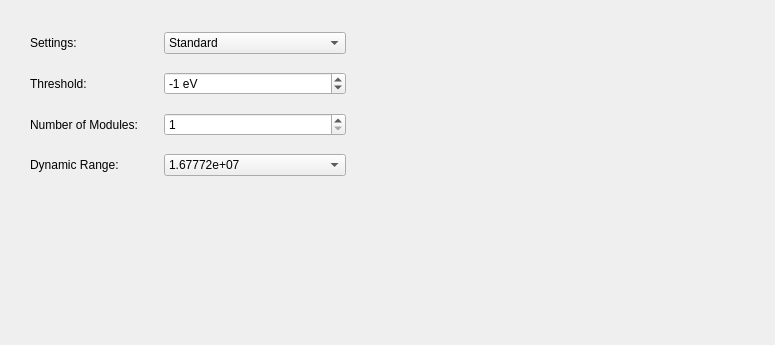
<?xml version="1.0" encoding="UTF-8"?>
<ui version="4.0">
 <class>TabSettingsObject</class>
 <widget class="QWidget" name="TabSettingsObject">
  <property name="geometry">
   <rect>
    <x>0</x>
    <y>0</y>
    <width>775</width>
    <height>345</height>
   </rect>
  </property>
  <property name="sizePolicy">
   <sizepolicy hsizetype="Preferred" vsizetype="Fixed">
    <horstretch>0</horstretch>
    <verstretch>0</verstretch>
   </sizepolicy>
  </property>
  <property name="minimumSize">
   <size>
    <width>0</width>
    <height>0</height>
   </size>
  </property>
  <property name="maximumSize">
   <size>
    <width>1000</width>
    <height>1000</height>
   </size>
  </property>
  <property name="windowTitle">
   <string>Form</string>
  </property>
  <widget class="QWidget" name="gridLayoutWidget">
   <property name="geometry">
    <rect>
     <x>30</x>
     <y>20</y>
     <width>316</width>
     <height>171</height>
    </rect>
   </property>
   <layout class="QGridLayout" name="gridLayout">
    <item row="0" column="0">
     <widget class="QLabel" name="label_3">
      <property name="text">
       <string>Settings:</string>
      </property>
     </widget>
    </item>
    <item row="0" column="2" colspan="2">
     <widget class="QComboBox" name="comboSettings">
      <property name="sizePolicy">
       <sizepolicy hsizetype="Preferred" vsizetype="Fixed">
        <horstretch>0</horstretch>
        <verstretch>0</verstretch>
       </sizepolicy>
      </property>
      <property name="toolTip">
       <string>Settings of the detector. 
 #settings#</string>
      </property>
      <item>
       <property name="text">
        <string>Standard</string>
       </property>
      </item>
      <item>
       <property name="text">
        <string>Fast</string>
       </property>
      </item>
      <item>
       <property name="text">
        <string>High Gain</string>
       </property>
      </item>
      <item>
       <property name="text">
        <string>Dynamic Gain</string>
       </property>
      </item>
      <item>
       <property name="text">
        <string>Low Gain</string>
       </property>
      </item>
      <item>
       <property name="text">
        <string>Medium Gain</string>
       </property>
      </item>
      <item>
       <property name="text">
        <string>Very High Gain</string>
       </property>
      </item>
      <item>
       <property name="text">
        <string>Low Noise</string>
       </property>
      </item>
      <item>
       <property name="text">
        <string>Undefined</string>
       </property>
      </item>
      <item>
       <property name="text">
        <string>Uninitialized</string>
       </property>
      </item>
     </widget>
    </item>
    <item row="1" column="2" colspan="2">
     <widget class="QSpinBox" name="spinThreshold">
      <property name="keyboardTracking">
       <bool>false</bool>
      </property>
      <property name="suffix">
       <string> eV</string>
      </property>
      <property name="minimum">
       <number>-100000</number>
      </property>
      <property name="maximum">
       <number>100000</number>
      </property>
      <property name="singleStep">
       <number>100</number>
      </property>
      <property name="value">
       <number>-1</number>
      </property>
     </widget>
    </item>
    <item row="2" column="0">
     <widget class="QLabel" name="label_5">
      <property name="text">
       <string>Number of Modules:</string>
      </property>
     </widget>
    </item>
    <item row="3" column="0">
     <widget class="QLabel" name="label_6">
      <property name="text">
       <string>Dynamic Range:</string>
      </property>
     </widget>
    </item>
    <item row="3" column="2" colspan="2">
     <widget class="QComboBox" name="comboDynamicRange">
      <item>
       <property name="text">
        <string>1.67772e+07</string>
       </property>
      </item>
      <item>
       <property name="text">
        <string>65535</string>
       </property>
      </item>
      <item>
       <property name="text">
        <string>255</string>
       </property>
      </item>
      <item>
       <property name="text">
        <string>7</string>
       </property>
      </item>
     </widget>
    </item>
    <item row="2" column="2" colspan="2">
     <widget class="QSpinBox" name="spinNumModules">
      <property name="minimum">
       <number>1</number>
      </property>
     </widget>
    </item>
    <item row="1" column="1">
     <spacer name="horizontalSpacer">
      <property name="orientation">
       <enum>Qt::Horizontal</enum>
      </property>
      <property name="sizeType">
       <enum>QSizePolicy::Fixed</enum>
      </property>
      <property name="sizeHint" stdset="0">
       <size>
        <width>20</width>
        <height>20</height>
       </size>
      </property>
     </spacer>
    </item>
    <item row="1" column="0">
     <widget class="QLabel" name="lblThreshold">
      <property name="text">
       <string>Threshold:</string>
      </property>
     </widget>
    </item>
   </layout>
  </widget>
 </widget>
 <tabstops>
  <tabstop>comboSettings</tabstop>
  <tabstop>spinThreshold</tabstop>
  <tabstop>spinNumModules</tabstop>
  <tabstop>comboDynamicRange</tabstop>
 </tabstops>
 <resources>
  <include location="../include/icons.qrc"/>
 </resources>
 <connections/>
</ui>
